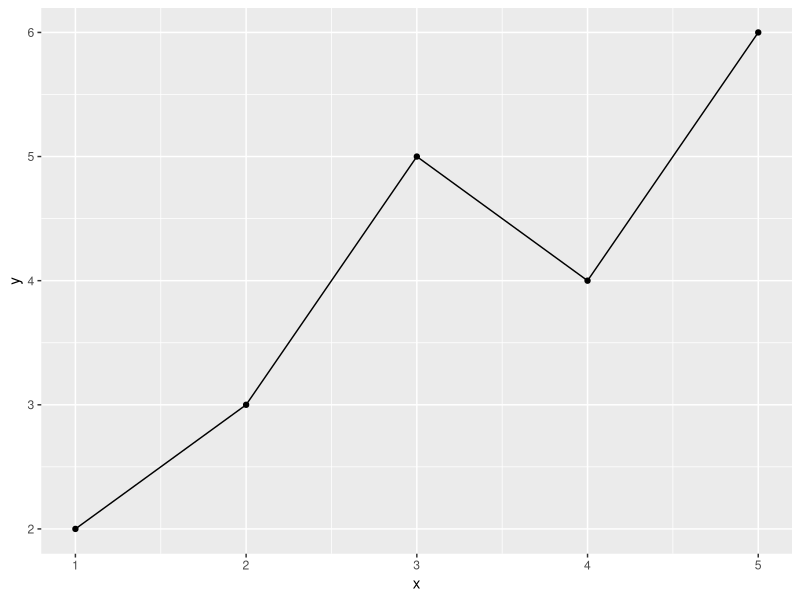

Generate this figure with R:
## ---- chunk 1
#Hey I am ale, this is my section! 
myname <- 'Ale'
print(myname)
## ---- chunk 2
#I'm Carlos, this is my section 
carlos_name <- 'Carlos'
print(carlos_name)
## ---- chunk 3
#Hey, I am Thelma and this is my section!
numbers <- c(2, 3 , 4)
sum (numbers)
print(sum)

## ---- chunk 4
library(tidyverse)

#Hey! I am Marco, this is my section!
df <- data.frame(x = 1:5, y = c(2, 3, 5, 4, 6))

ggplot(df, aes(x, y)) +
  geom_point() +
  geom_line()
## ---- chunk 5
#This is Mei Lin section

data = tibble(numbers = c(1,2,3), text = c('A','B','C'))

